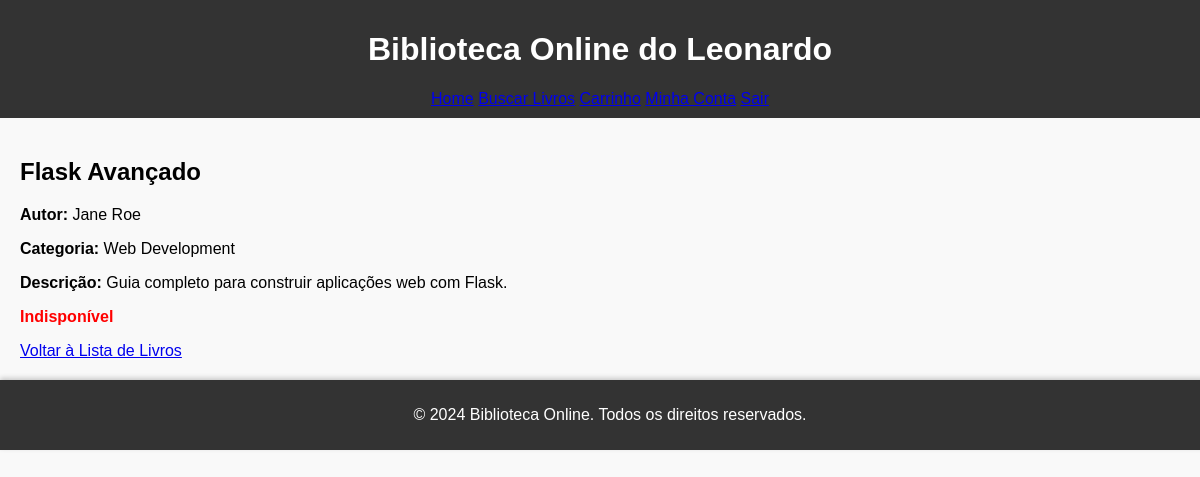
Page /detalhes/2 (signed in) on the committed database.
### models.py (models this page shows)
class Livro(db.Model):
    __tablename__ = 'livros'
    id = db.Column(db.Integer, primary_key=True)
    titulo = db.Column(db.String(200), nullable=False)
    autor = db.Column(db.String(100), nullable=False)
    descricao = db.Column(db.Text, nullable=True)
    categoria = db.Column(db.String(100), nullable=False)
    disponibilidade = db.Column(db.Boolean, default=True)  # True significa disponível

### routes.py (the view)
    @app.route("/detalhes/<int:livro_id>")
    @login_required
    def detalhes(livro_id):
        livro = Livro.query.get_or_404(livro_id)
        return render_template("details.html", livro=livro)

### routes.py (called while the page is built)
def login_required(f):
    @wraps(f)
    def decorated_function(*args, **kwargs):
        if "usuario_id" not in session:
            flash("Faça login para acessar esta página.", "warning")
            return redirect(url_for("login"))
        return f(*args, **kwargs)
    return decorated_function

### templates/details.html (shortened to what this page needs)
{% extends "base.html" %}
{% block content %}
<h2>{{ livro.titulo }}</h2>
<p><strong>Autor:</strong> {{ livro.autor }}</p>
<p><strong>Categoria:</strong> {{ livro.categoria }}</p>
<p><strong>Descrição:</strong> {{ livro.descricao }}</p>
{% if livro.disponibilidade %}
    <p style="color: green;"><strong>Disponível</strong></p>
    <a href="{{ url_for('adicionar_ao_carrinho', livro_id=livro.id) }}" class="button">Adicionar ao Carrinho</a>
{% else %}
    <p style="color: red;"><strong>Indisponível</strong></p>
{% endif %}
<a href="{{ url_for('index') }}">Voltar à Lista de Livros</a>
{% endblock %}

### static/style.css (style rules this page uses)
body { font-family: Arial, sans-serif; margin: 0; padding: 0; background-color: #f9f9f9; }

### rows in the picture
Livro: titulo "Flask Avançado", autor "Jane Roe", categoria "Web Development", descricao "Guia completo para construir aplicações web com Flask."
